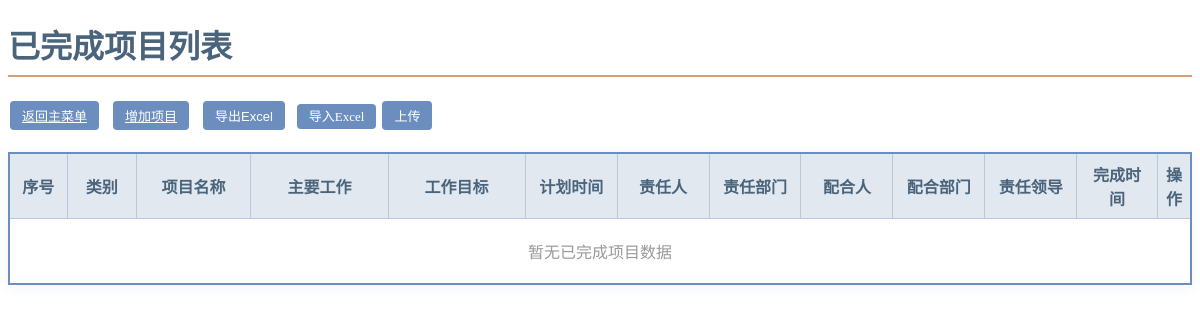
The app's page /finished_projects (signed in), older data.
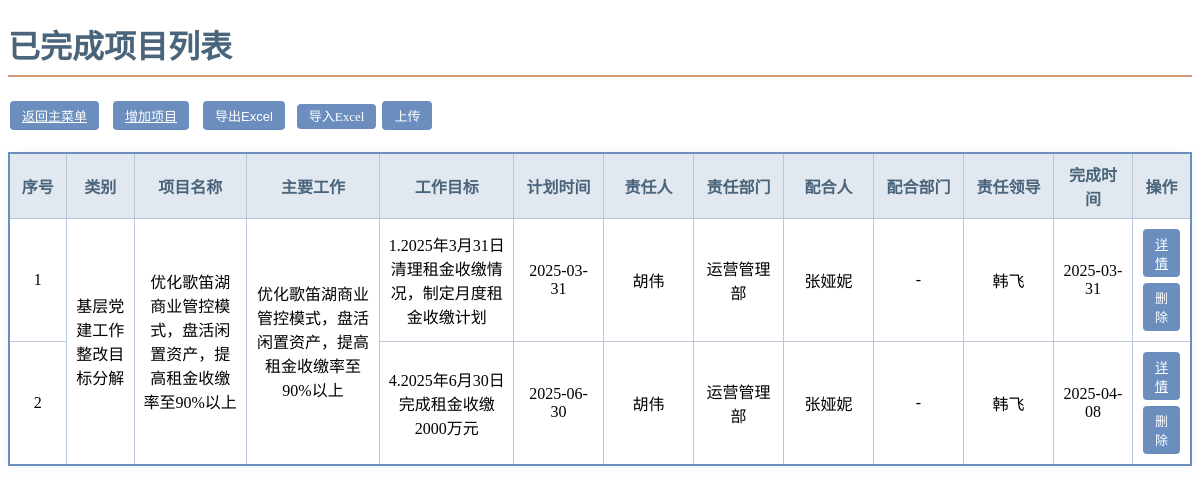
The same page, newer data.
### tables this page shows
CREATE TABLE finished_projects (
            id INTEGER PRIMARY KEY AUTOINCREMENT,
            original_id INTEGER,
            category TEXT NOT NULL,
            project_name TEXT NOT NULL,
            main_work TEXT NOT NULL,
            work_goal TEXT NOT NULL,
            completion_time DATE NOT NULL,
            responsible_person_id INTEGER REFERENCES users(id),
            responsible_department TEXT NOT NULL,
            collaborator TEXT,
            collaborating_department TEXT,
            responsible_leader_id INTEGER REFERENCES users(id),
            completion_status_1 TEXT,
            completion_status_2 TEXT,
            completion_status_3 TEXT,
            completion_status_4 TEXT,
            completion_status_5 TEXT,
            completion_status_6 TEXT,
            completion_status_7 TEXT,
            completion_status_8 TEXT,
            completion_status_9 TEXT,
            completion_status_10 TEXT,
            completion_time_finished DATE,
            final_summary TEXT,
            summary_status TEXT CHECK(summary_status IN ('pending', 'approved', 'rejected')),
            summary_submitted_at TIMESTAMP,
            summary_reviewed_at TIMESTAMP,
            review_comment TEXT
        );

CREATE TABLE users (
            id INTEGER PRIMARY KEY AUTOINCREMENT,
            username TEXT NOT NULL UNIQUE,
            password TEXT NOT NULL,
            phone TEXT,
            is_admin INTEGER DEFAULT 0,
            created_at TIMESTAMP DEFAULT CURRENT_TIMESTAMP
        );

### app.py (the view, shortened to what this page needs)
@app.route('/finished_projects', methods=['GET', 'POST'])
def finished_projects():
    current_datetime = datetime.datetime.now()
    if 'user_id' not in session:
        flash('请先登录以访问该页面', 'warning')
        return redirect(url_for('login', next=request.url))
    is_admin = session.get('is_admin', 0)
    error = None
    all_entries_sorted = []
    with get_db() as conn:
        try:
            raw_projects = conn.execute('''
                SELECT
                    fp.id AS project_id,
                    fp.category,
                    fp.project_name,
                    fp.main_work,
                    fp.work_goal,
                    fp.completion_time AS plan_date,  -- 添加plan_date别名
                    u1.username AS responsible_person,
                    fp.responsible_department,
                    fp.collaborator,
                    fp.collaborating_department,
                    u3.username AS responsible_leader,
                    fp.completion_time_finished,
                    CASE
                        WHEN fp.completion_time_finished > fp.completion_time
                            THEN '逾期'
                        ELSE '正常'
                    END AS status
                FROM finished_projects fp
                LEFT JOIN users u1 ON fp.responsible_person_id = u1.id
                LEFT JOIN users u3 ON fp.responsible_leader_id = u3.id
                ORDER BY fp.category, fp.project_name, fp.main_work
            ''').fetchall()
            work_groups = {}
            for idx, entry in enumerate(raw_projects):
                work_key = (entry['category'], entry['project_name'], entry['main_work'])
                work_groups.setdefault(work_key, []).append(idx)
            all_entries_sorted = [dict(entry) for entry in raw_projects]
            for work_key, indices in work_groups.items():
                first_entry = all_entries_sorted[indices[0]]
                first_entry['main_work_rowspan'] = len(indices)
                for i in indices[1:]:
                    all_entries_sorted[i]['main_work_rowspan'] = 0
        except sqlite3.OperationalError as e:
            flash(f'数据库操作错误: {str(e)}', 'error')
            return redirect(url_for('index'))
        except Exception as e:
            flash(f'数据加载失败: {str(e)}', 'error')
            return redirect(url_for('index'))
    return render_template('finished_projects.html',
                        all_entries_sorted=all_entries_sorted,
                        is_admin=is_admin,
                        current_datetime=current_datetime)

### app.py (called while the page is built)
def get_db():
    if not hasattr(g, '_database'):
        try:
            g._database = sqlite3.connect(app.config['DATABASE'])
            g._database.row_factory = sqlite3.Row
            init_sqlite_schema(g._database)
        except sqlite3.Error as e:
            print(f"数据库连接失败: {str(e)}")
            raise
    return g._database

def format_datetime(value, format='%Y-%m-%d'):
    if isinstance(value, str):
        try:
            date_obj = datetime.datetime.strptime(value, '%Y-%m-%d')
            return date_obj.strftime(format)
        except ValueError:
            return value
    elif isinstance(value, datetime.date):
        return value.strftime(format)
    return value

### templates/finished_projects.html (shortened to what the changed rows need)
<!DOCTYPE html>
<html lang="zh-CN">
<head>
</head>
<body>
    <h1>已完成项目列表</h1>
    <table>
        <thead>
            <tr>
                <th>序号</th>
                <th>类别</th>
                <th>项目名称</th>
                <th>主要工作</th>
                <th>工作目标</th>
                <th>计划时间</th>
                <th>责任人</th>
                <th>责任部门</th>
                <th>配合人</th>
                <th>配合部门</th>
                <th>责任领导</th>
                <th>完成时间</th>
                <th>操作</th>
            </tr>
        </thead>
        <tbody>
            {% if not all_entries_sorted %}
                <tr>
                    <td colspan="13" class="no-data">暂无已完成项目数据</td>
                </tr>
            {% else %}
                {% set prev_group = [] %}
                {% for entry in all_entries_sorted %}
                    {% set current_group = [
                        entry.main_work,
                        entry.work_goal,
                        entry.responsible_person
                    ] %}
                    <tr class="
                    ">
                        <td>{{ loop.index }}</td>
                        {% if entry.main_work_rowspan > 0 %}
                        <td rowspan="{{ entry.main_work_rowspan }}">
                            {{ entry.category }}
                        </td>
                        <td rowspan="{{ entry.main_work_rowspan }}">
                            {{ entry.project_name }}
                        </td>
                        <td rowspan="{{ entry.main_work_rowspan }}">
                            {{ entry.main_work }}
                        </td>
                        {% endif %}
                        <td>{{ entry.work_goal|default('', true) }}</td>
                        <td>{{ entry.plan_date|dateformat('%Y-%m-%d') }}</td>
                        <td>{{ entry.responsible_person|default('-', true) }}</td>
                        <td>{{ entry.responsible_department }}</td>
                        <td>{{ entry.collaborator|default('-', true) }}</td>
                        <td>{{ entry.collaborating_department|default('-', true) }}</td>
                        <td>{{ entry.responsible_leader|default('-', true) }}</td>
                        <td>
                            <span class="{% if entry.status == '逾期' %}status-overdue{% endif %}">
                                {{ entry.completion_time_finished|dateformat('%Y-%m-%d') }}
                            </span>
                        </td>
                        <td>
                            <div style="display:flex;flex-direction:column;gap:2px">
                                <a href="{{ url_for('finished_project_detail', project_id=entry.project_id) }}"
                                   class="btn">详情</a>
                                {% if is_admin %}
                                <form method="POST" action="{{ url_for('delete_finished_project', project_id=entry.project_id) }}">
                                    <button type="submit" class="btn btn-delete"
                                            onclick="return confirm('确认删除该已完成项目？')">
                                        删除
                                    </button>
                                </form>
                                {% endif %}
                            </div>
                        </td>
                    </tr>
                {% endfor %}
            {% endif %}
        </tbody>
    </table>
</body>
</html>

Row changes from the older to the newer data that the page shows:
added finished_projects: category "基层党建工作整改目标分解", project_name "优化歌笛湖商业管控模式，盘活闲置资产，提高租金收缴率至90%以上", main_work "优化歌笛湖商业管控模式，盘活闲置资产，提高租金收缴率至90%以上", work_goal "1.2025年3月31日清理租金收缴情况，制定月度租金收缴计划", plan_date "2025-03-31", responsible_person "胡伟", responsible_department "运营管理部", collaborator "张娅妮", collaborating_department "-", responsible_leader "韩飞", completion_time_finished "2025-03-31"
added finished_projects: work_goal "4.2025年6月30日完成租金收缴2000万元", plan_date "2025-06-30", responsible_person "胡伟", responsible_department "运营管理部", collaborator "张娅妮", collaborating_department "-", responsible_leader "韩飞", completion_time_finished "2025-04-08"
Text that changed along with them:
text no longer shown: "暂无已完成项目数据"
